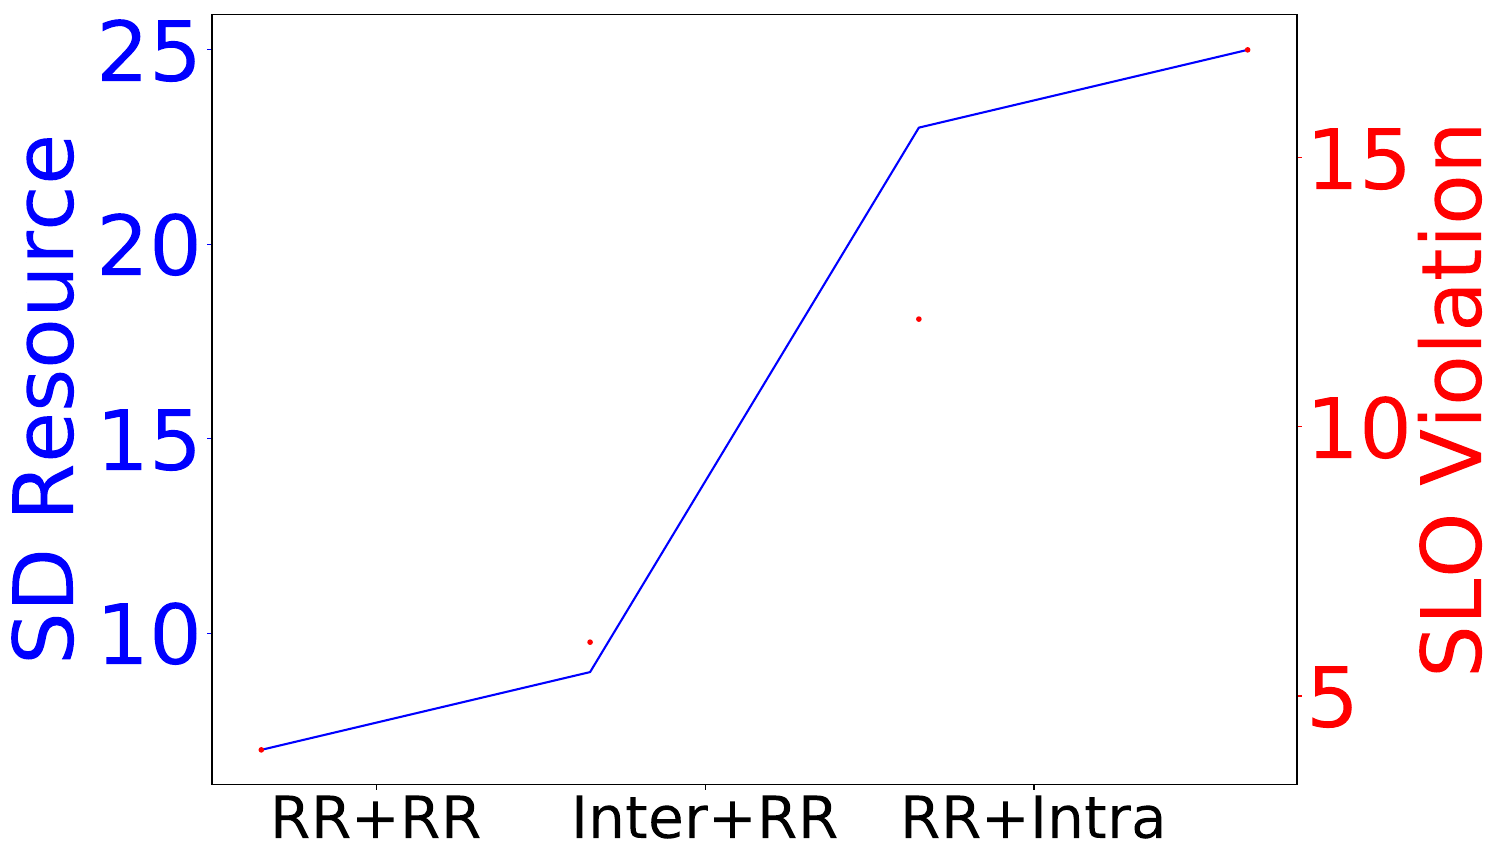

The script that saved this image:
import numpy as np
import matplotlib
import matplotlib.pyplot as plt

matplotlib.rcParams.update({'font.size':60})
matplotlib.rcParams['figure.figsize'] = 14, 10

fig, ax1 = plt.subplots()
#t = [1,2,3,4]
s1 = [7,9,23,25]
ax1.plot(s1, 'b-')
#ind = np.arange(6)
#width = 0.25

#ax1.set_xlabel('time (s)')
# Make the y-axis label, ticks and tick labels match the line color.
ax1.set_ylabel('SD Resource', color='b')
ax1.tick_params('y', colors='b')

#rects2 = ax1.bar(ind+0.1, s1, width, color='lightgreen', error_kw=dict(elinewidth=2,ecolor='k'), linewidth=2, capsize=10, label='50% Skew', hatch='/')
#rects1 = ax1.bar(ind+width+0.15, s2, width, color='blue', error_kw=dict(elinewidth=2,ecolor='k'), linewidth=2, capsize=10, label='50% Skew', hatch='/')


plt.xticks(np.arange(len(s1))+0.35, ['RR+RR', 'Inter+RR', 'RR+Intra', 'Inter+Intra'], fontsize='42')

ax2 = ax1.twinx()
s2 = [4,6,12,17]
ax2.plot(s2, 'r.')
ax2.set_ylabel('SLO Violation', color='r')
ax2.tick_params('y', colors='r')

plt.savefig("./test.pdf", bbox_inches='tight')
plt.show()
#fig.tight_layout()
#plt.show()
